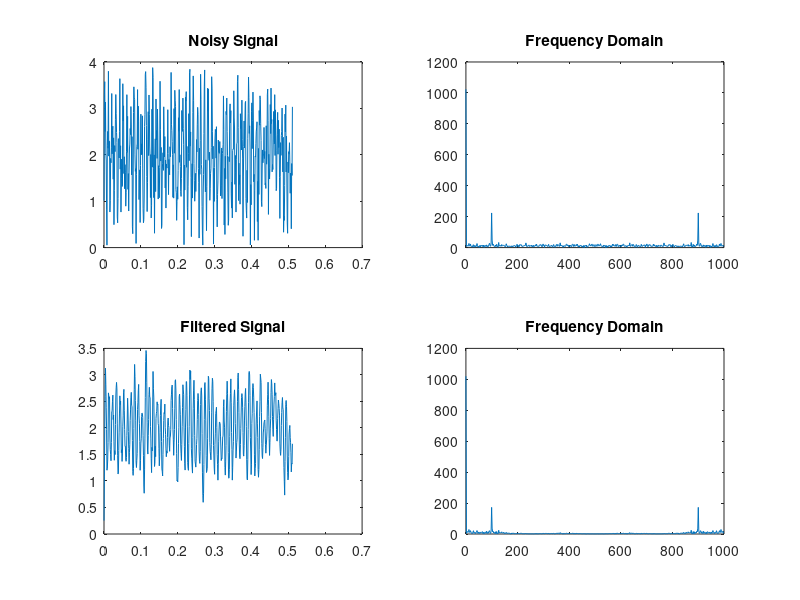

This chart was generated by the following MATLAB code:
clc
clear all
close all
fs = 1000;
N = 512;
t = (0:N-1)/fs;
x = sin(2*pi*100*t);
noise = 1+2*rand(size(t));
xN = x+noise;
xNk = fft(xN);
f = ((0:N-1)*fs)/N;
m = 4;
b = (1/m)*ones(1,m);
y = filter(b,1,xN);
yk = fft(y);
subplot(2,2,1)
plot(t,xN);
title('Noisy Signal');
subplot(2,2,2)
plot(f,abs(xNk));
title('Frequency Domain');
subplot(2,2,3)
plot(t,y);
title('Filtered Signal');
subplot(2,2,4)
plot(f,abs(yk));
title('Frequency Domain');
